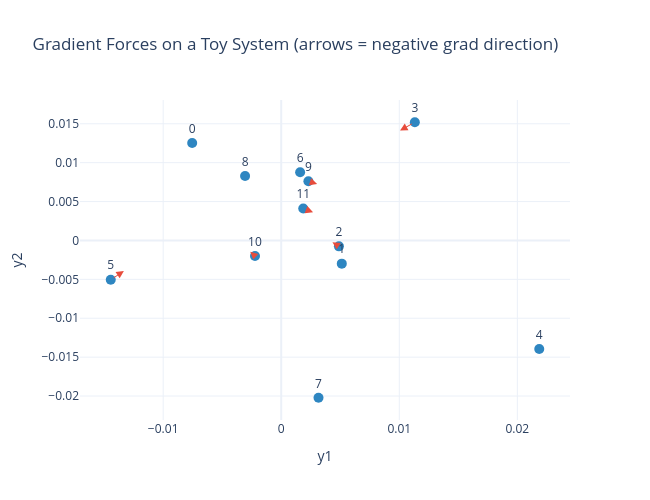

Source (notebook cell):
### Code cell
# -- 6b. Gradient Force Field Visualization --
# See the attraction/repulsion forces on a tiny system.

def compute_forces(P, Y):
    """Compute the t-SNE gradient force vectors."""
    Q = compute_Q_matrix(Y)
    dist2 = pairwise_distances(Y, squared=True)
    np.fill_diagonal(dist2, np.inf)
    w = 1.0 / (1.0 + dist2)
    w[~np.isfinite(w)] = 0.0

    F = np.zeros_like(Y)
    for i in range(Y.shape[0]):
        diff = Y[i] - Y                         # (n, 2)
        coeff = (P[i] - Q[i]) * w[i]            # (n,)
        F[i] = 4.0 * np.sum(coeff[:, None] * diff, axis=0)
    return F

# Tiny toy system
rng_toy = np.random.RandomState(1)
X_toy = StandardScaler().fit_transform(rng_toy.randn(12, 5))
P_toy, _ = compute_P_matrix(X_toy, perplexity=4)
Y_toy = rng_toy.randn(12, 2) * 0.01  # random init
F_toy = compute_forces(P_toy, Y_toy)

# Plot with Plotly (scatter + arrows)
fig = go.Figure()
fig.add_trace(go.Scatter(x=Y_toy[:,0], y=Y_toy[:,1], mode="markers+text",
                          marker=dict(size=10, color=COLORS["B"]),
                          text=[str(i) for i in range(12)],
                          textposition="top center", name="Points"))
# Draw arrows (negative gradient = direction of movement)
for i in range(len(Y_toy)):
    scale = 0.3
    fig.add_annotation(x=Y_toy[i,0] - F_toy[i,0]*scale,
                       y=Y_toy[i,1] - F_toy[i,1]*scale,
                       ax=Y_toy[i,0], ay=Y_toy[i,1],
                       xref="x", yref="y", axref="x", ayref="y",
                       showarrow=True, arrowhead=2, arrowsize=1.5,
                       arrowcolor=COLORS["A"])

fig.update_layout(title="Gradient Forces on a Toy System (arrows = negative grad direction)",
                  xaxis_title="y1", yaxis_title="y2",
                  width=650, height=500, template="plotly_white")
fig.show()
print("Arrows show how each point would move in one gradient step.")
print("Points with high p_ij (true neighbors) attract; others repel.")

### Figure 1 — Plotly figure (JSON) as saved in the notebook; plotly's stock layout.template omitted (floating-point values rounded to 4 significant figures)
{"data": [{"marker": {"color": "#2E86C1", "size": 10}, "mode": "markers+text", "name": "Points", "text": ["0", "1", "2", "3", "4", "5", "6", "7", "8", "9", "10", "11"], "textposition": "top center", "type": "scatter", "x": [-0.007544, 0.005129, 0.004885, 0.01132, 0.02186, -0.01444, 0.0016, 0.003156, -0.003062, 0.002301, -0.002223, 0.001866], "y": [0.01253, -0.002981, -0.0007557, 0.0152, -0.01396, -0.005045, 0.008762, -0.02022, 0.00828, 0.00762, -0.002008, 0.004101]}], "layout": {"annotations": [{"arrowcolor": "#E74C3C", "arrowhead": 2, "arrowsize": 1.5, "ax": -0.007544, "axref": "x", "ay": 0.01253, "ayref": "y", "showarrow": true, "x": -0.007726, "xref": "x", "y": 0.01264, "yref": "y"}, {"arrowcolor": "#E74C3C", "arrowhead": 2, "arrowsize": 1.5, "ax": 0.005129, "axref": "x", "ay": -0.002981, "ayref": "y", "showarrow": true, "x": 0.005449, "xref": "x", "y": -0.002967, "yref": "y"}, {"arrowcolor": "#E74C3C", "arrowhead": 2, "arrowsize": 1.5, "ax": 0.004885, "axref": "x", "ay": -0.0007557, "ayref": "y", "showarrow": true, "x": 0.004336, "xref": "x", "y": -0.0002171, "yref": "y"}, {"arrowcolor": "#E74C3C", "arrowhead": 2, "arrowsize": 1.5, "ax": 0.01132, "axref": "x", "ay": 0.0152, "ayref": "y", "showarrow": true, "x": 0.01007, "xref": "x", "y": 0.01413, "yref": "y"}, {"arrowcolor": "#E74C3C", "arrowhead": 2, "arrowsize": 1.5, "ax": 0.02186, "axref": "x", "ay": -0.01396, "ayref": "y", "showarrow": true, "x": 0.02184, "xref": "x", "y": -0.01356, "yref": "y"}, {"arrowcolor": "#E74C3C", "arrowhead": 2, "arrowsize": 1.5, "ax": -0.01444, "axref": "x", "ay": -0.005045, "ayref": "y", "showarrow": true, "x": -0.01333, "xref": "x", "y": -0.003942, "yref": "y"}, {"arrowcolor": "#E74C3C", "arrowhead": 2, "arrowsize": 1.5, "ax": 0.0016, "axref": "x", "ay": 0.008762, "ayref": "y", "showarrow": true, "x": 0.001262, "xref": "x", "y": 0.008853, "yref": "y"}, {"arrowcolor": "#E74C3C", "arrowhead": 2, "arrowsize": 1.5, "ax": 0.003156, "axref": "x", "ay": -0.02022, "ayref": "y", "showarrow": true, "x": 0.002956, "xref": "x", "y": -0.02009, "yref": "y"}, {"arrowcolor": "#E74C3C", "arrowhead": 2, "arrowsize": 1.5, "ax": -0.003062, "axref": "x", "ay": 0.00828, "ayref": "y", "showarrow": true, "x": -0.003116, "xref": "x", "y": 0.00725, "yref": "y"}, {"arrowcolor": "#E74C3C", "arrowhead": 2, "arrowsize": 1.5, "ax": 0.002301, "axref": "x", "ay": 0.00762, "ayref": "y", "showarrow": true, "x": 0.003041, "xref": "x", "y": 0.007244, "yref": "y"}, {"arrowcolor": "#E74C3C", "arrowhead": 2, "arrowsize": 1.5, "ax": -0.002223, "axref": "x", "ay": -0.002008, "ayref": "y", "showarrow": true, "x": -0.002627, "xref": "x", "y": -0.00145, "yref": "y"}, {"arrowcolor": "#E74C3C", "arrowhead": 2, "arrowsize": 1.5, "ax": 0.001866, "axref": "x", "ay": 0.004101, "ayref": "y", "showarrow": true, "x": 0.002694, "xref": "x", "y": 0.00362, "yref": "y"}], "height": 500, "title": {"text": "Gradient Forces on a Toy System (arrows = negative grad direction)"}, "width": 650, "xaxis": {"title": {"text": "y1"}}, "yaxis": {"title": {"text": "y2"}}}}
